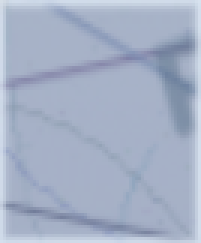
#> input picture captcha_assets/slot.png, 67 x 81 px (shown 3 times larger)
$ python _analyze_real_slots.py
#> lines starting #> are read from the running program, lines starting #| are printed output that depends on the picture
"""
real_slot_*.png 분석:
  - 각 슬롯의 평균 BGR + 표준편차
  - 5장 통합 색 범위
  - 우리가 쓰던 slot.png와 비교
"""
import os
import cv2
import numpy as np
from PIL import Image

ROOT = os.path.dirname(os.path.abspath(__file__))
ASSETS = os.path.join(ROOT, "captcha_assets")


def load_bgr(path):
#> called with path = 'captcha_assets/slot.png'
    return cv2.cvtColor(np.array(Image.open(path).convert("RGB")), cv2.COLOR_RGB2BGR)


def stats(bgr, label):
    flat = bgr.reshape(-1, 3)
    mean = flat.mean(axis=0)
    std = flat.std(axis=0)
    print(f"  {label}: shape={bgr.shape[1]}x{bgr.shape[0]} "
          f"mean=({mean[0]:.0f},{mean[1]:.0f},{mean[2]:.0f}) "
          f"std=({std[0]:.1f},{std[1]:.1f},{std[2]:.1f})")
    return mean, std


def main():
    print("=== 기존 slot.png ===")
    old = load_bgr(os.path.join(ASSETS, "slot.png"))
    h, w = old.shape[:2]
#> h = 81; w = 67
    old_center = old[h//5:h-h//5, w//5:w-w//5]
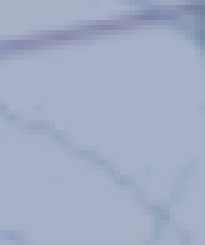
#> old_center: shape (49, 41, 3) (shown 5 times larger); mean B, G, R 196.2, 173.4, 162.6
    stats(old_center, "old slot.png 중심부")
#> in stats, `flat = bgr.reshape(-1, 3)`: flat = 2009 rows, first 8: [199, 178, 167], [199, 178, 167], [200, 178, 167], [200, 178, 167], [199, 178, 167], [199, 178, 167], [199, 178, 167], [200, 178, 167]
#> in stats, `mean = flat.mean(axis=0)`: mean = [196.2, 173.4, 162.6]
#> in stats, `std = flat.std(axis=0)`: std = [6.22, 8.34, 7.85]
#|   old slot.png 중심부: shape=41x49 mean=(196,173,163) std=(6.2,8.3,7.9)

    print("\n=== real_slot_*.png (사용자 지정) ===")
    means = []
    stds = []
    for i in range(1, 6):
        p = os.path.join(ASSETS, f"real_slot_{i:02d}.png")
        if not os.path.exists(p): continue
        img = load_bgr(p)
        # 중심부만 (테두리 노이즈 제외)
        h, w = img.shape[:2]
        center = img[max(1, h//6):h-max(1, h//6), max(1, w//6):w-max(1, w//6)]
        m, s = stats(center, f"real_slot_{i:02d}")
        means.append(m)
        stds.append(s)

    if means:
        ms = np.array(means)
        avg_mean = ms.mean(axis=0)
        avg_std = np.array(stds).mean(axis=0)
        print(f"\n=== 5장 평균 ===")
        print(f"  mean=({avg_mean[0]:.0f},{avg_mean[1]:.0f},{avg_mean[2]:.0f})")
        print(f"  std=({avg_std[0]:.1f},{avg_std[1]:.1f},{avg_std[2]:.1f})")
        print(f"  채널별 mean 분산: "
              f"B={ms[:,0].std():.1f} G={ms[:,1].std():.1f} R={ms[:,2].std():.1f}")
        print(f"\n  → 권장 slot_color: BGR=({avg_mean[0]:.0f},{avg_mean[1]:.0f},{avg_mean[2]:.0f})")
        # tol 추천: 캡차마다 색 변동 + 슬롯 내 std 합산
        rec_tol = int(max(ms[:,c].std() for c in range(3)) + avg_std.max() + 5)
        print(f"  → 권장 tol: {rec_tol}")


if __name__ == "__main__":
    main()
